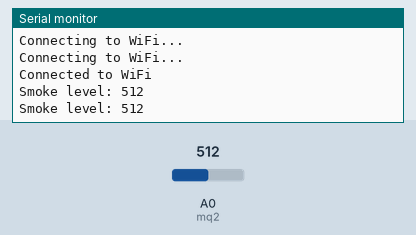
This sketch was run on a simulated ESP8266 (NodeMCU). On the bench: the last lines printed to the serial monitor. The test bench sets the inputs (shaded band); at power-on: A0 (mq2) = 512. WiFi joins after 1.5 s; servers stay silent unless stated.

Above: at 3.2 s.
3.3 s: A0 (mq2) set to 690
At 4.4 s:
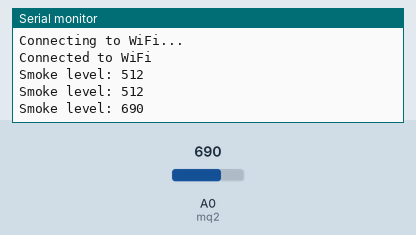
4.8 s: A0 (mq2) set to 718
At 5.8 s:
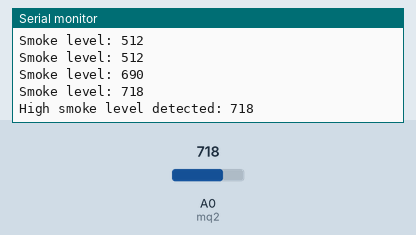
Timing chart, 0 to 7.8 s (numbered marks = the images above; inputs shaded):
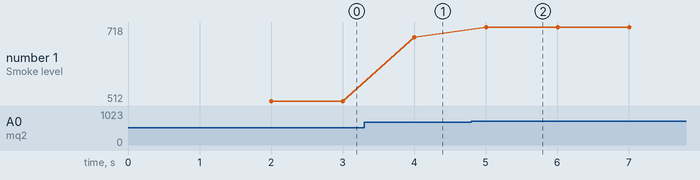

Measured:
- the behaviour switches between 700 and 701 on A0 (mq2) (found by bisection; images 1 and 2)
- after the input at 3.3 s, the serial monitor: prints a new line after 0.70 s (image 1)
- after the input at 4.8 s, the serial monitor: prints a new line after 0.21 s (image 2)
- plotted number 1: 512 → 690 after the input at 3.3 s, 690 → 718 after the input at 4.8 s

The sketch:

smoke.ino
```cpp
#include <ESP8266WiFi.h>
#include <WiFiUdp.h>
int mq2 = A0;
int data = 0;

const char* ssid = "ZERO";
const char* password = "FCUKOFF!";
const char* udpAddress = "192.168.0.111";
const int udpPort = 12345;

WiFiUDP udp;

void setup()
{
  Serial.begin(9600);
  WiFi.begin(ssid, password);
    while (WiFi.status() != WL_CONNECTED) {
        delay(1000);
        Serial.println("Connecting to WiFi...");
    }
    Serial.println("Connected to WiFi");
}

void loop()
{
  data = analogRead(mq2);
  Serial.print("Smoke level: ");
  Serial.println(data);

  if (data > 700) {
    Serial.print("High smoke level detected: ");
    Serial.println(data);
  }
  udp.beginPacket(udpAddress, udpPort);
  udp.printf("Smoke level: %d", (int)data);
  udp.endPacket();
  delay(1000);
}
```
